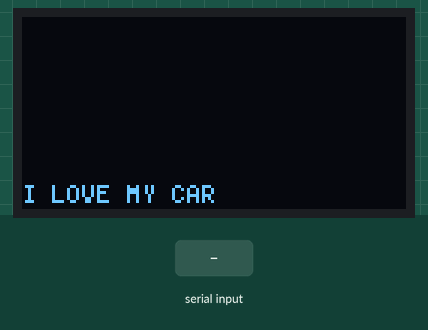
Simulated run of this sketch. Board: Arduino Uno, built with avr-gcc and run on an emulated ATmega328P. Shown: 128×64 one-colour display. The test bench sets the inputs (shaded band). What the sketch prints to the serial monitor is not drawn.

Above: at 2.2 s.
2.3 s: byte 13 ('\r') received over Serial
At 2.9 s:
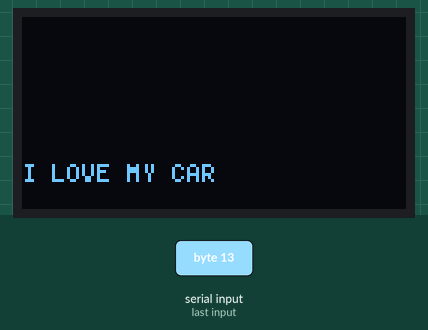
Timing chart, 0 to 5.3 s (numbered marks = the images above; inputs shaded):
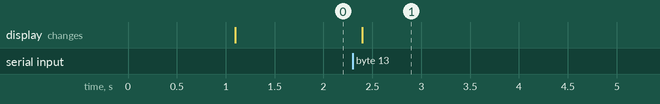

The sketch:

Console.ino
```cpp
#include "U8glib.h"

U8GLIB_SH1106_128X64 u8g(U8G_I2C_OPT_NONE);  // I2C / TWI LED)


// setup input buffer
#define LINE_MAX 30
uint8_t line_buf[LINE_MAX] = "I LOVE MY CAR";
uint8_t line_pos = 0;

// setup a text screen to support scrolling
#define ROW_MAX 12


uint8_t screen[ROW_MAX][LINE_MAX];
uint8_t rows, cols;

// line height, which matches the selected font (5x7)
#define LINE_PIXEL_HEIGHT 7

// clear entire screen, called during setup
void clear_screen(void) {
  uint8_t i, j;
  for( i = 0; i < ROW_MAX; i++ )
    for( j = 0; j < LINE_MAX; j++ )
      screen[i][j] = 0;
}

// append a line to the screen, scroll up
void add_line_to_screen(void) {
  uint8_t i, j;
  for( j = 0; j < LINE_MAX; j++ )
    for( i = 0; i < rows-1; i++ )
      screen[i][j] = screen[i+1][j];

  for( j = 0; j < LINE_MAX; j++ )
    screen[rows-1][j] = line_buf[j];
}

// U8GLIB draw procedure: output the screen
void draw(void) {
  uint8_t i, y;
  // graphic commands to redraw the complete screen are placed here
  y = 0;       // reference is the top left -1 position of the string
  y--;           // correct the -1 position of the drawStr
  for( i = 0; i < rows; i++ )
  {
    u8g.drawStr( 0, y, (char *)(screen[i]));
    y += u8g.getFontLineSpacing();
  }
}

void exec_line(void) {
  // echo line to the serial monitor
  Serial.println((const char *)line_buf);

  // add the line to the screen
  add_line_to_screen();

  // U8GLIB picture loop
  u8g.firstPage();
  do {
    draw();
  } while( u8g.nextPage() );
}

// clear current input buffer
void reset_line(void) {
      line_pos = 0;
      line_buf[line_pos] = '\0';
}

// add a single character to the input buffer
void char_to_line(uint8_t c) {
      line_buf[line_pos] = c;
      line_pos++;
      line_buf[line_pos] = '\0';
}

// check serial in and handle the character
void read_line(void) {
  if ( Serial.available() )
  {
    uint8_t c;
    c = Serial.read();
    if ( line_pos >= cols-1 ) {
      exec_line();
      reset_line();
      char_to_line(c);
    }
    else if ( c == '\n' ) {
      // ignore '\n'
    }
    else if ( c == '\r' ) {
      exec_line();
      reset_line();
    }
    else {
      char_to_line(c);
    }
  }
}

// Arduino master setup
void setup(void) {
  // set font for the console window
  u8g.setFont(u8g_font_5x7);
  //u8g.setFont(u8g_font_9x15);

  // set upper left position for the string draw procedure
  u8g.setFontPosTop();

  // calculate the number of rows for the display
  rows = u8g.getHeight() / u8g.getFontLineSpacing();
  if ( rows > ROW_MAX )
    rows = ROW_MAX;

  // estimate the number of columns for the display
  cols = u8g.getWidth() / u8g.getStrWidth("m");
  if ( cols > LINE_MAX-1 )
    cols = LINE_MAX-1;

  clear_screen();               // clear screen
  delay(1000);                  // do some delay
  Serial.begin(9600);        // init serial
  exec_line();                    // place the input buffer into the screen
  reset_line();                   // clear input buffer
}

// Arduino main loop
void loop(void) {
  read_line();
}
```

Measured:
- after the input at 2.3 s, the display: changes after 0.10 s (image 1)
